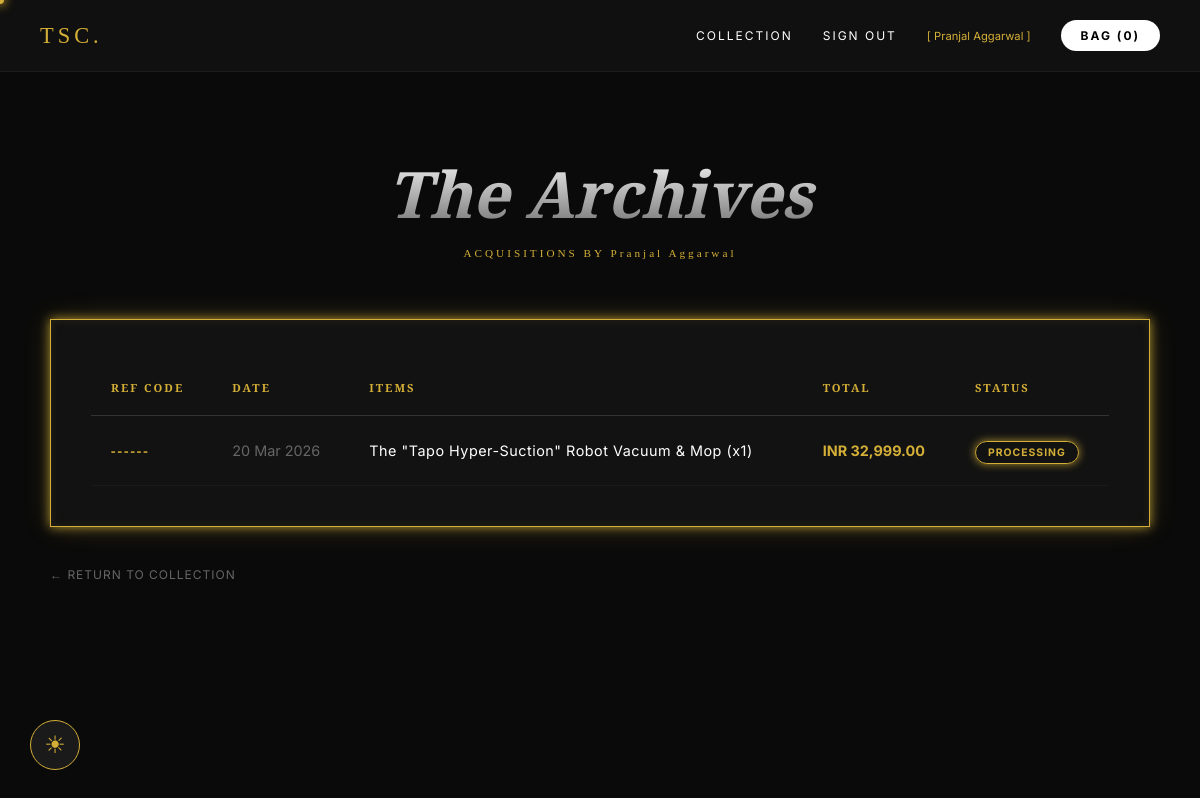
Screenshot of /order_history.php (signed in) with the database file from the repository.
### tables this page shows
CREATE TABLE `orders` (
  `id` int(11) NOT NULL AUTO_INCREMENT,
  `user_id` int(11) NOT NULL,
  `order_date` timestamp NOT NULL DEFAULT current_timestamp(),
  `items_summary` text DEFAULT NULL,
  `total_amount` decimal(10,2) DEFAULT NULL,
  `payment_id` varchar(255) DEFAULT NULL,
  `order_ref_code` varchar(100) DEFAULT NULL,
  `status` varchar(50) DEFAULT 'Processing',
  PRIMARY KEY (`id`)
);

### order_history.php (the view, shortened to what this page needs)
<?php
include 'db.php';
$user_id = $_SESSION['user_id'];
$sql = "SELECT * FROM orders WHERE user_id = '$user_id' ORDER BY order_date DESC";
$result = mysqli_query($conn, $sql);
$result_count = 0;
if ($result) {
    $result_count = mysqli_num_rows($result);
}
$cart_count = 0;
?>
<!DOCTYPE html>
<html lang="en">
<head>
</head>
<body>
<nav>
    <div class="nav-wrapper">
        <a href="index.php" class="logo">TSC.</a>
        <div class="menu-links">
            <a href="index.php">Collection</a>
            <a href="logout.php">Sign Out</a>
            <span style="color: var(--gold); font-size: 0.7rem;">[ <?php echo htmlspecialchars($_SESSION['user_name']); ?> ]</span>
            <a href="cart.php" class="cart-pill">BAG (<?php echo $cart_count; ?>)</a>
        </div>
    </div>
</nav>
<div class="container">
    <header>
        <h2>The Archives</h2>
        <div class="user-label">ACQUISITIONS BY <?php echo htmlspecialchars($_SESSION['user_name']); ?></div>
    </header>
    <div class="history-card">
        <table>
            <thead>
                <tr>
                    <th>REF CODE</th> <th>DATE</th>
                    <th>ITEMS</th>
                    <th>TOTAL</th>
                    <th>STATUS</th>
                </tr>
            </thead>
            <tbody>
                <?php if($result_count > 0): ?>
                    <?php while($row = mysqli_fetch_assoc($result)): ?>
                    <tr>
                        <td style="color: var(--gold); font-family: 'Cinzel'; letter-spacing: 2px; font-weight: 700;">
                            <?php echo isset($row['order_ref_code']) ? $row['order_ref_code'] : '------'; ?>
                        </td> <td style="color: #666;">
                            <?php
                            $date = isset($row['order_date']) ? $row['order_date'] : 'today';
                            echo date('d M Y', strtotime($date));
                            ?>
                        </td>
                        <td style="letter-spacing: 0.5px;">
                            <?php echo isset($row['items_summary']) ? htmlspecialchars($row['items_summary']) : 'Curated Items'; ?>
                        </td>
                        <td style="font-weight: 700; color: var(--gold);">
                            INR <?php echo number_format($row['total_amount'], 2); ?>
                        </td>
                        <td><span class="status-pill">Processing</span></td>
                    </tr>
                    <?php endwhile; ?>
                <?php endif; ?>
            </tbody>
        </table>
    </div>
    <a href="index.php" class="back-btn">← RETURN TO COLLECTION</a>
</div>
<?php include 'global_footer.php'; ?>
</body>
</html>

### order_history.php (style rules this page uses)
:root { --gold: #d4af37; --neon-gold: rgba(212, 175, 55, 0.8); --bg-dark: #0a0a0a; --card-bg: #121212; --glass: rgba(18, 18, 18, 0.85); }
body { background: var(--bg-dark); font-family: 'Inter', sans-serif; margin: 0; color: #ffffff; overflow-x: hidden; }
nav { position: fixed; top: 0; width: 100%; z-index: 1000; backdrop-filter: blur(20px); background: var(--glass); border-bottom: 1px solid rgba(255,255,255,0.05); padding: 20px 0; }
.nav-wrapper { max-width: 1400px; margin: 0 auto; display: flex; justify-content: space-between; align-items: center; padding: 0 40px; }
.logo { font-family: 'Cinzel', serif; font-size: 1.4rem; letter-spacing: 4px; color: var(--gold); text-decoration: none; }
.menu-links { display: flex; align-items: center; gap: 30px; }
.menu-links a { color: #fff; text-decoration: none; font-size: 0.75rem; text-transform: uppercase; letter-spacing: 2px; transition: 0.3s; }
.cart-pill { background: #fff; color: #000 !important; padding: 8px 20px; border-radius: 50px; font-weight: 700; }
.container { max-width: 1100px; margin: 150px auto 100px; padding: 0 40px; }
header h2 { font-family: 'Playfair Display', serif; font-size: 4rem; font-style: italic; margin: 0; background: linear-gradient(to bottom, #fff, #666); -webkit-background-clip: text; -webkit-text-fill-color: transparent; text-align: center; }
.user-label { text-align: center; color: var(--gold); font-family: 'Cinzel'; font-size: 0.7rem; letter-spacing: 3px; margin-top: 10px; margin-bottom: 60px; }
.history-card { background: var(--card-bg); padding: 40px; border: 1px solid var(--gold); box-shadow: 0 0 10px var(--neon-gold), 0 0 25px rgba(212, 175, 55, 0.2), inset 0 0 10px rgba(212, 175, 55, 0.1); }
table { width: 100%; border-collapse: collapse; }
th { text-align: left; padding: 20px; border-bottom: 1px solid #333; color: var(--gold); font-family: 'Cinzel'; font-size: 0.7rem; letter-spacing: 2px; }
td { padding: 25px 20px; border-bottom: 1px solid #1a1a1a; font-size: 0.9rem; }
.status-pill { border: 1px solid var(--gold); color: var(--gold); padding: 4px 12px; border-radius: 50px; font-size: 0.65rem; font-weight: 700; text-transform: uppercase; letter-spacing: 1px; box-shadow: 0 0 8px var(--neon-gold); }
.back-btn { display: inline-block; margin-top: 40px; color: #666; text-decoration: none; font-size: 0.75rem; letter-spacing: 1px; transition: 0.3s; }

### global_footer.php (style rules this page uses)
*, body, a, button, input, select, .card, .logo, .btn, .cart-pill, .faq-link, .profile-link { cursor: none !important; }

### rows the page displays
orders: order_date "20 Mar 2026", items_summary "The \"Tapo Hyper-Suction\" Robot Vacuum & Mop (x1)", total_amount "32,999.00"

### other values shown
$_SESSION['user_name'] "Pranjal Aggarwal"
$cart_count "0"
